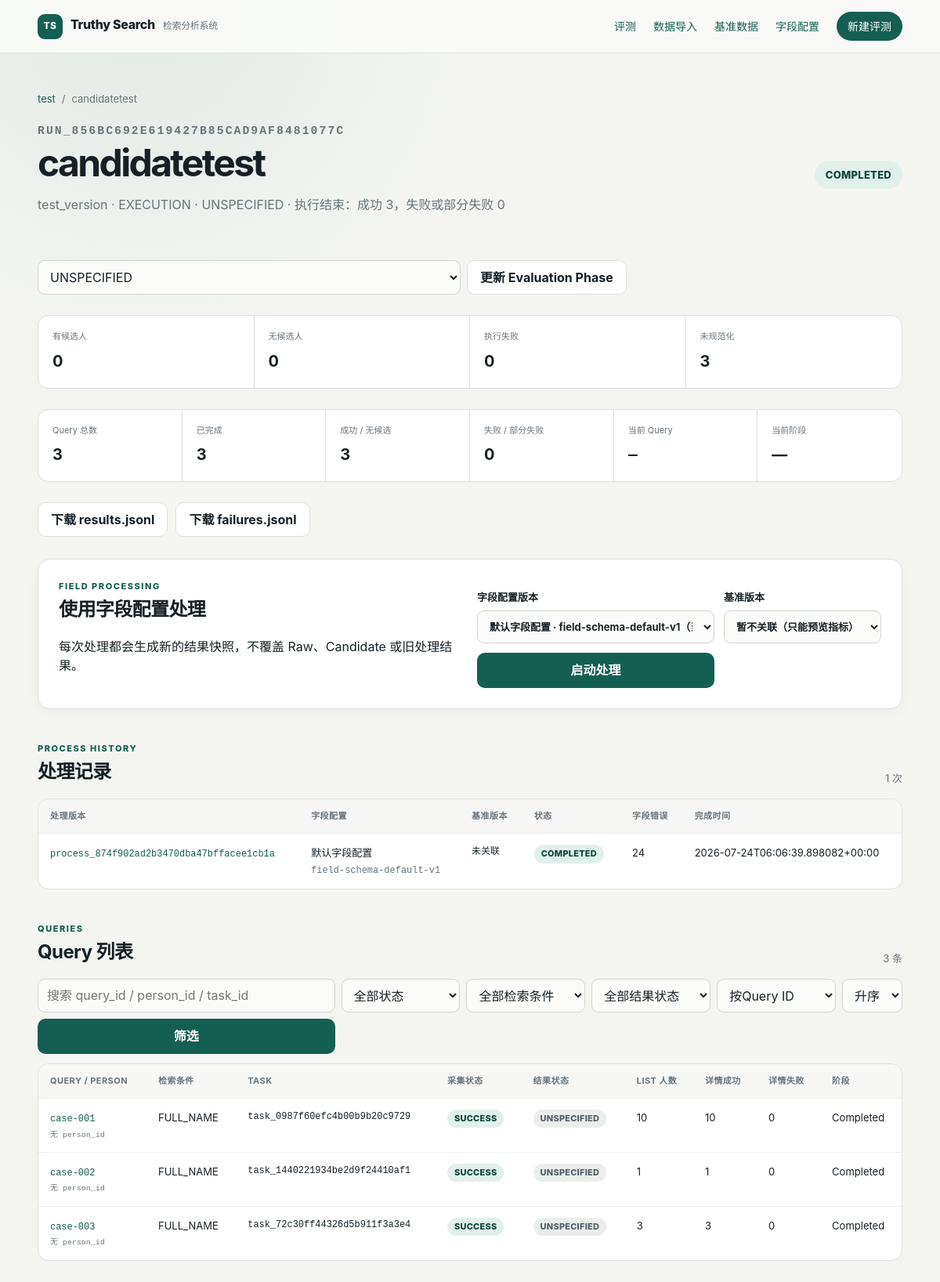
The app's page /runs/run_856bc692e619427b85cad9af8481077c with its own data.
### tables this page shows
CREATE TABLE evaluations (
    evaluation_id TEXT PRIMARY KEY,
    name TEXT NOT NULL,
    notes TEXT NOT NULL DEFAULT '',
    created_at TEXT NOT NULL,
    updated_at TEXT NOT NULL
);

CREATE TABLE runs (
    run_id TEXT PRIMARY KEY,
    evaluation_id TEXT NOT NULL,
    dataset_id TEXT,
    run_label TEXT NOT NULL,
    system_version TEXT NOT NULL,
    source_type TEXT NOT NULL,
    status TEXT NOT NULL,
    result_schema_version TEXT NOT NULL,
    results_file TEXT,
    failures_file TEXT,
    source_checksum TEXT UNIQUE,
    total_queries INTEGER NOT NULL DEFAULT 0,
    success_queries INTEGER NOT NULL DEFAULT 0,
    failed_queries INTEGER NOT NULL DEFAULT 0,
    started_at TEXT,
    finished_at TEXT,
    message TEXT NOT NULL DEFAULT '',
    created_at TEXT NOT NULL,
    FOREIGN KEY (evaluation_id) REFERENCES evaluations(evaluation_id),
    FOREIGN KEY (dataset_id) REFERENCES datasets(dataset_id)
);

CREATE TABLE process_runs (
    process_id TEXT PRIMARY KEY,
    run_id TEXT NOT NULL,
    schema_version TEXT NOT NULL,
    baseline_version TEXT,
    rule_version TEXT NOT NULL,
    status TEXT NOT NULL,
    error_count INTEGER NOT NULL DEFAULT 0,
    created_at TEXT NOT NULL,
    finished_at TEXT,
    FOREIGN KEY (run_id) REFERENCES runs(run_id),
    FOREIGN KEY (schema_version) REFERENCES field_schemas(schema_version),
    FOREIGN KEY (baseline_version) REFERENCES baseline_sets(baseline_version)
);

CREATE TABLE field_schemas (
    schema_version TEXT PRIMARY KEY,
    name TEXT NOT NULL,
    definitions_json TEXT NOT NULL,
    created_by TEXT,
    created_at TEXT NOT NULL,
    is_active INTEGER NOT NULL DEFAULT 0
);

CREATE TABLE run_queries (
    run_id TEXT NOT NULL,
    query_id TEXT NOT NULL,
    person_id TEXT,
    query_stage TEXT,
    task_id TEXT,
    status TEXT NOT NULL,
    current_stage TEXT NOT NULL DEFAULT '',
    candidate_count_total INTEGER,
    candidate_count_listed INTEGER NOT NULL DEFAULT 0,
    detail_success_count INTEGER NOT NULL DEFAULT 0,
    detail_failure_count INTEGER NOT NULL DEFAULT 0,
    llm_cost REAL,
    total_cost REAL,
    pdl_called INTEGER,
    error TEXT NOT NULL DEFAULT '',
    started_at TEXT,
    finished_at TEXT,
    PRIMARY KEY (run_id, query_id),
    FOREIGN KEY (run_id) REFERENCES runs(run_id) ON DELETE CASCADE
);

### web_app.py (the view, shortened to what this page needs)
    @app.get("/runs/<run_id>")
    def run_detail(run_id: str) -> str:
        run = store.fetch_one(
            """
            SELECT r.*, e.name AS evaluation_name
            FROM runs AS r
            JOIN evaluations AS e ON e.evaluation_id = r.evaluation_id
            WHERE r.run_id = ?
            """,
            (run_id,),
        )
        if run is None:
            abort(404)
        page = page_number()
        per_page = 50
        keyword = request.args.get("q", "").strip()
        status = request.args.get("status", "").strip()
        result_status = request.args.get("result_status", "").strip()
        query_stage = request.args.get("query_stage", "").strip()
        sort = request.args.get("sort", "query_id")
        direction = request.args.get("direction", "asc").lower()
        sort_columns = {
            "query_id": "query_id",
            "person_id": "person_id",
            "query_stage": "query_stage",
            "status": "status",
            "result_status": "result_status",
            "candidate_count_listed": "candidate_count_listed",
            "detail_failure_count": "detail_failure_count",
        }
        sort_column = sort_columns.get(sort, "query_id")
        sort_direction = "DESC" if direction == "desc" else "ASC"
        where = ["run_id = ?"]
        parameters: list[Any] = [run_id]
        if status in QUERY_STATUSES:
            where.append("status = ?")
            parameters.append(status)
        if result_status in RESULT_STATUSES:
            where.append("result_status = ?")
            parameters.append(result_status)
        if query_stage in QUERY_STAGES:
            where.append("query_stage = ?")
            parameters.append(query_stage)
        where_sql = " AND ".join(where)
        total = store.fetch_one(
            f"SELECT COUNT(*) AS count FROM run_queries WHERE {where_sql}",
            parameters,
        )["count"]
        queries = store.fetch_all(
            f"""
            SELECT * FROM run_queries
            WHERE {where_sql}
            ORDER BY {sort_column} {sort_direction}, query_id ASC
            LIMIT ? OFFSET ?
            """,
            [*parameters, per_page, (page - 1) * per_page],
        )
        failures = store.fetch_all(
            """
            SELECT * FROM failures
            WHERE run_id = ?
            ORDER BY created_at DESC
            LIMIT 20
            """,
            (run_id,),
        )
        field_schemas = store.fetch_all(
            """
            SELECT schema_version, name, is_active
            FROM field_schemas
            ORDER BY is_active DESC, created_at DESC
            """
        )
        process_runs = store.fetch_all(
            """
            SELECT pr.*, fs.name AS schema_name
            FROM process_runs AS pr
            JOIN field_schemas AS fs
              ON fs.schema_version = pr.schema_version
            WHERE pr.run_id = ?
            ORDER BY pr.created_at DESC
            """,
            (run_id,),
        )
        baseline_sets = store.fetch_all(
            """
            SELECT bs.baseline_version, bs.name, COUNT(bp.person_id) AS person_count
            FROM baseline_sets AS bs
            LEFT JOIN baseline_people AS bp
              ON bp.baseline_version = bs.baseline_version
            GROUP BY bs.baseline_version
            ORDER BY bs.created_at DESC
            """
        )
        result_status_counts = {
            row["result_status"]: row["count"]
            for row in store.fetch_all(
                """
                SELECT COALESCE(result_status, 'UNSPECIFIED') AS result_status,
                       COUNT(*) AS count
                FROM run_queries WHERE run_id = ?
                GROUP BY COALESCE(result_status, 'UNSPECIFIED')
                """,
                (run_id,),
            )
        }
        return render_template(
            "run_detail.html",
            run=run,
            queries=queries,
            failures=failures,
            field_schemas=field_schemas,
            baseline_sets=baseline_sets,
            process_runs=process_runs,
            page=page,
            per_page=per_page,
            total=total,
            filters={
                "q": keyword,
                "status": status,
                "result_status": result_status,
                "query_stage": query_stage,
                "sort": sort,
                "direction": direction,
            },
            terminal_statuses=TERMINAL_RUN_STATUSES,
            result_status_counts=result_status_counts,
            evaluation_phases=sorted(EVALUATION_PHASES),
        )

### analysis_store.py (called while the page is built)
    @contextmanager
    def connection(self) -> Iterator[sqlite3.Connection]:
        self.db_path.parent.mkdir(parents=True, exist_ok=True)
        connection = sqlite3.connect(self.db_path, timeout=5.0)
        connection.row_factory = sqlite3.Row
        try:
            connection.execute("PRAGMA foreign_keys = ON")
            connection.execute("PRAGMA journal_mode = WAL")
            connection.execute("PRAGMA busy_timeout = 5000")
            yield connection
        finally:
            connection.close()

    def fetch_one(
        self,
        sql: str,
        parameters: Sequence[Any] = (),
    ) -> sqlite3.Row | None:
        with self.connection() as connection:
            return connection.execute(sql, parameters).fetchone()

    def fetch_all(
        self,
        sql: str,
        parameters: Sequence[Any] = (),
    ) -> list[sqlite3.Row]:
        with self.connection() as connection:
            return list(connection.execute(sql, parameters).fetchall())

### web_app.py (called while the page is built)
def _positive_int(value: Any, default: int) -> int:
    try:
        parsed = int(value)
    except (TypeError, ValueError):
        return default
    return parsed if parsed > 0 else default

### templates/run_detail.html (shortened to what this page needs)
{% extends "base.html" %}
{% block content %}
  <div class="breadcrumbs">
    <a href="{{ url_for('evaluation_detail', evaluation_id=run.evaluation_id) }}">{{ run.evaluation_name }}</a>
    <span>/</span><span>{{ run.run_label }}</span>
  </div>
  <div class="page-heading split"
       >
    <div>
      <p class="eyebrow mono">{{ run.run_id }}</p>
      <h1>{{ run.run_label }}</h1>
      <p>{{ run.system_version }} · {{ run.source_type }} · {{ run.evaluation_phase }} · <span data-progress-message>{{ run.message or '暂无进度消息' }}</span></p>
    </div>
    <span class="status large {{ run.status|status_class }}" data-run-status>{{ run.status }}</span>
  </div>
  <form class="filter-bar compact-filter" method="post" action="{{ url_for('run_evaluation_phase_update', run_id=run.run_id) }}">
    <select name="evaluation_phase" required>
      {% for phase in evaluation_phases %}
        <option value="{{ phase }}" {% if run.evaluation_phase == phase %}selected{% endif %}>{{ phase }}</option>
      {% endfor %}
    </select>
    <button class="button secondary" type="submit">更新 Evaluation Phase</button>
  </form>
  <div class="metric-strip four">
    <div><span>有候选人</span><strong>{{ result_status_counts.get('HAS_CANDIDATES', 0) }}</strong></div>
    <div><span>无候选人</span><strong>{{ result_status_counts.get('NO_CANDIDATES', 0) }}</strong></div>
    <div><span>执行失败</span><strong>{{ result_status_counts.get('EXECUTION_FAILED', 0) }}</strong></div>
    <div><span>未规范化</span><strong>{{ result_status_counts.get('UNSPECIFIED', 0) }}</strong></div>
  </div>
  <div class="metric-strip">
    <div><span>Query 总数</span><strong data-total>{{ run.total_queries }}</strong></div>
    <div><span>已完成</span><strong data-completed>{{ run.success_queries + run.failed_queries }}</strong></div>
    <div><span>成功 / 无候选</span><strong data-success>{{ run.success_queries }}</strong></div>
    <div><span>失败 / 部分失败</span><strong data-failed>{{ run.failed_queries }}</strong></div>
    <div><span>当前 Query</span><strong class="mono" data-current-query>—</strong></div>
    <div><span>当前阶段</span><strong data-current-stage>—</strong></div>
  </div>
  <div class="action-row">
    {% if run.results_file %}<a class="button secondary" href="{{ url_for('download_run_file', file_type='results', run_id=run.run_id) }}">下载 results.jsonl</a>{% endif %}
    {% if run.failures_file %}<a class="button secondary" href="{{ url_for('download_run_file', file_type='failures', run_id=run.run_id) }}">下载 failures.jsonl</a>{% endif %}
  </div>
  <section class="form-panel process-launcher">
    <div>
      <p class="eyebrow">Field Processing</p>
      <h2>使用字段配置处理</h2>
      <p>每次处理都会生成新的结果快照，不覆盖 Raw、Candidate 或旧处理结果。</p>
    </div>
    <form method="post" action="{{ url_for('process_run', run_id=run.run_id) }}">
      <label>
        <span>字段配置版本</span>
        <select name="schema_version" required>
          {% for schema in field_schemas %}
            <option value="{{ schema.schema_version }}">
              {{ schema.name }} · {{ schema.schema_version }}{% if schema.is_active %}（当前）{% endif %}
            </option>
          {% endfor %}
        </select>
      </label>
      <label>
        <span>基准版本</span>
        <select name="baseline_version">
          <option value="">暂不关联（只能预览指标）</option>
        </select>
      </label>
      <button class="button primary" type="submit"
              {% if run.status in ['PENDING', 'RUNNING'] %}disabled{% endif %}>启动处理</button>
    </form>
  </section>
  {% if process_runs %}
    <section class="section-head">
      <div><p class="eyebrow">Process History</p><h2>处理记录</h2></div>
      <span class="count">{{ process_runs|length }} 次</span>
    </section>
    <div class="table-wrap">
      <table>
        <thead><tr><th>处理版本</th><th>字段配置</th><th>基准版本</th><th>状态</th><th>字段错误</th><th>完成时间</th></tr></thead>
        <tbody>
          {% for process in process_runs %}
            <tr>
              <td><a class="mono" href="{{ url_for('process_detail', process_id=process.process_id) }}">{{ process.process_id }}</a></td>
              <td>{{ process.schema_name }}<small class="mono">{{ process.schema_version }}</small></td>
              <td class="mono">{{ process.baseline_version or '未关联' }}</td>
              <td><span class="status {{ process.status|status_class }}">{{ process.status }}</span></td>
              <td>{{ process.error_count }}</td>
              <td>{{ process.finished_at or '处理中' }}</td>
            </tr>
          {% endfor %}
        </tbody>
      </table>
    </div>
  {% endif %}
  <section class="section-head">
    <div><p class="eyebrow">Queries</p><h2>Query 列表</h2></div>
    <span class="count">{{ total }} 条</span>
  </section>
  <form class="filter-bar" method="get">
    <input type="search" name="q" value="{{ filters.q }}" placeholder="搜索 query_id / person_id / task_id">
    <select name="status">
      <option value="">全部状态</option>
    </select>
    <select name="query_stage">
      <option value="">全部检索条件</option>
    </select>
    <select name="result_status">
      <option value="">全部结果状态</option>
    </select>
    <select name="sort">
      {% for value, label in [('query_id','Query ID'),('status','采集状态'),('result_status','结果状态'),('query_stage','检索条件'),('candidate_count_listed','候选人数'),('detail_failure_count','详情失败数')] %}
        <option value="{{ value }}" {% if filters.sort == value %}selected{% endif %}>按{{ label }}</option>
      {% endfor %}
    </select>
    <select name="direction">
      <option value="asc" {% if filters.direction == 'asc' %}selected{% endif %}>升序</option>
    </select>
    <button class="button primary" type="submit">筛选</button>
  </form>
  <div class="table-wrap">
    <table>
      <thead>
        <tr>
          <th>Query / Person</th><th>检索条件</th><th>Task</th><th>采集状态</th><th>结果状态</th>
          <th>List 人数</th><th>详情成功</th><th>详情失败</th><th>阶段</th>
        </tr>
      </thead>
      <tbody>
        {% for query in queries %}
          <tr>
            <td><a class="mono" href="{{ url_for('query_detail', run_id=run.run_id, query_id=query.query_id) }}">{{ query.query_id }}<small>{{ query.person_id or '无 person_id' }}</small></a></td>
            <td>{{ query.query_stage or '—' }}</td>
            <td class="mono">{{ query.task_id or '—' }}</td>
            <td><span class="status {{ query.status|status_class }}">{{ query.status }}</span></td>
            <td><span class="status {{ query.result_status|status_class }}">{{ query.result_status or 'UNSPECIFIED' }}</span></td>
            <td>{{ query.candidate_count_listed }}</td>
            <td>{{ query.detail_success_count }}</td>
            <td>{{ query.detail_failure_count }}</td>
            <td>{{ query.current_stage or '—' }}</td>
          </tr>
        {% else %}
          <tr><td colspan="9" class="empty-cell">没有匹配的 Query</td></tr>
        {% endfor %}
      </tbody>
    </table>
  </div>
  {% set pages = ((total + per_page - 1) // per_page) %}
{% endblock %}

### templates/base.html (shortened to what this page needs)
<!doctype html>
<html lang="zh-CN">
<head>
  <link rel="stylesheet" href="{{ url_for('static', filename='app.css') }}">
</head>
<body>
  <header class="topbar">
    <a class="brand" href="{{ url_for('index') }}">
      <span class="brand-mark">TS</span>
      <span>Truthy Search</span>
      <small>检索分析系统</small>
    </a>
    <nav aria-label="主导航">
      <a href="{{ url_for('index') }}">评测</a>
      <a href="{{ url_for('imports') }}">数据导入</a>
      <a href="{{ url_for('baselines') }}">基准数据</a>
      <a href="{{ url_for('field_schemas') }}">字段配置</a>
      <a class="primary-link" href="{{ url_for('evaluation_new') }}">新建评测</a>
    </nav>
  </header>
  <main class="page-shell">
    {% block content %}{% endblock %}
  </main>
</body>
</html>

### records on screen
evaluations: evaluation_name "test"
runs: run_label "candidatetest", run_id "RUN_856BC692E619427B85CAD9AF8481077C", system_version "test_version", source_type "EXECUTION", evaluation_phase "UNSPECIFIED", message "执行结束：成功 3，失败或部分失败 0", status "COMPLETED", total_queries "3", run.success_queries+run.failed_queries "3", success_queries "3", failed_queries "0"
process_runs: process_id "process_874f902ad2b3470dba47bffacee1cb1a", schema_name "默认字段配置", schema_version "field-schema-default-v1", baseline_version "未关联", status "COMPLETED", error_count "24", finished_at "2026-07-24T06:06:39.898082+00:00"
run_queries: query_id "case-001", person_id "无 person_id", query_stage "FULL_NAME", task "task_0987f60efc4b00b9b20c9729", status "SUCCESS", result_status "UNSPECIFIED", candidate_count_listed "10", detail_success_count "10", detail_failure_count "0", current_stage "Completed"
run_queries: query_id "case-002", person_id "无 person_id", query_stage "FULL_NAME", task "task_1440221934be2d9f24410af1", status "SUCCESS", result_status "UNSPECIFIED", candidate_count_listed "1", detail_success_count "1", detail_failure_count "0", current_stage "Completed"
run_queries: query_id "case-003", person_id "无 person_id", query_stage "FULL_NAME", task "task_72c30ff44326d5b911f3a3e4", status "SUCCESS", result_status "UNSPECIFIED", candidate_count_listed "3", detail_success_count "3", detail_failure_count "0", current_stage "Completed"

### other values on screen
{{ result_status_counts.get('HAS_CANDIDATES', 0) }} "0"
{{ result_status_counts.get('NO_CANDIDATES', 0) }} "0"
{{ result_status_counts.get('EXECUTION_FAILED', 0) }} "0"
{{ result_status_counts.get('UNSPECIFIED', 0) }} "3"
{{ process_runs|length }} "1"
{{ total }} "3"
form field schema_version "默认字段配置 · field-schema-default-v1（当前）"
